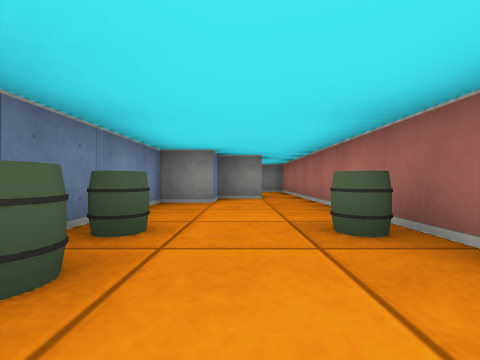
View 1 (above)

24 first-person views from a walk through a cub3D ray-caster map. The camera is about half as high as the walls, looks level and sees 90° across. The floor is counted in squares. Each view is taken from the middle of a square. On the plan, view 1 faces up. The plan holds only what a view shows up to about 9 squares ahead; the rest is blank.

View 2
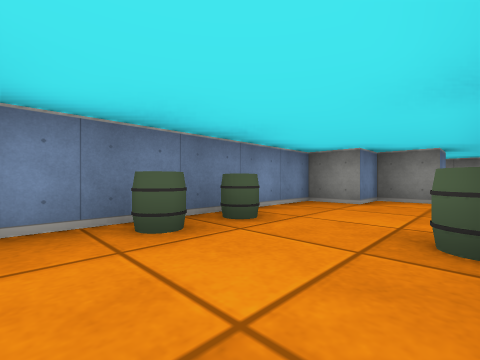

View 3
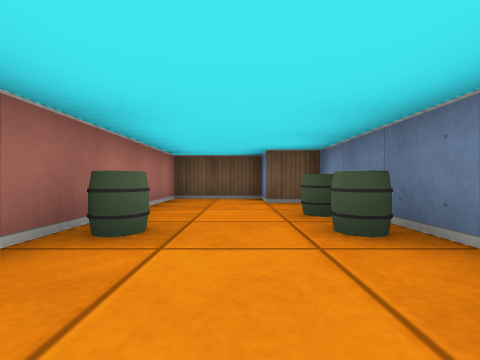

View 4
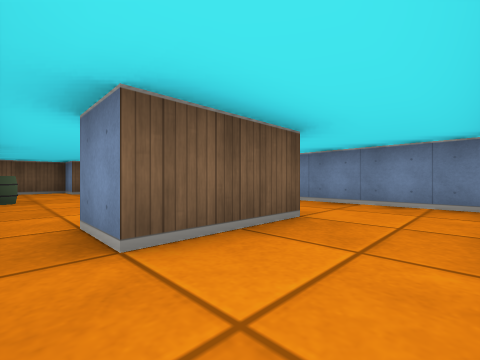

View 5
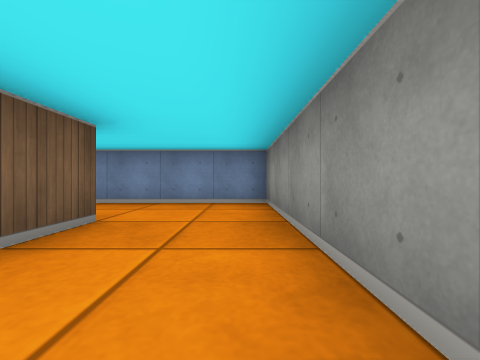

View 6
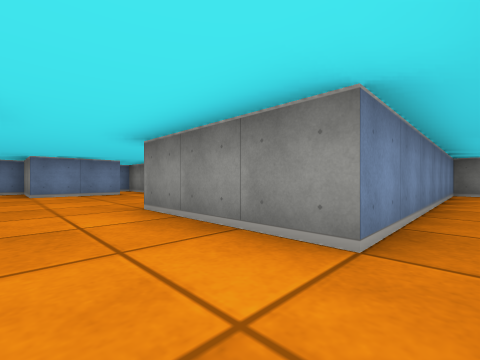

View 7
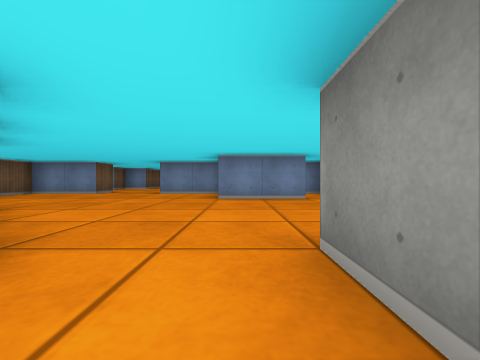

View 8
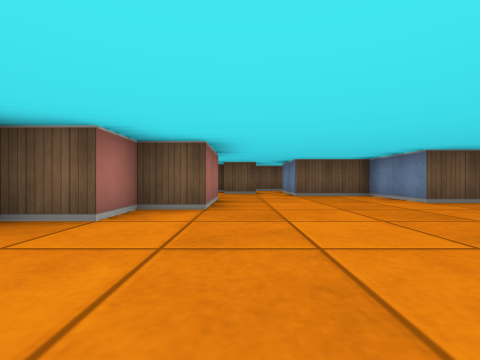

View 9
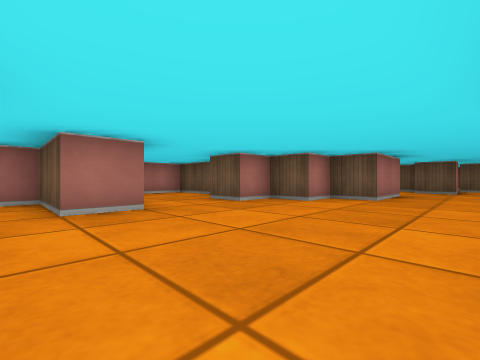

View 10
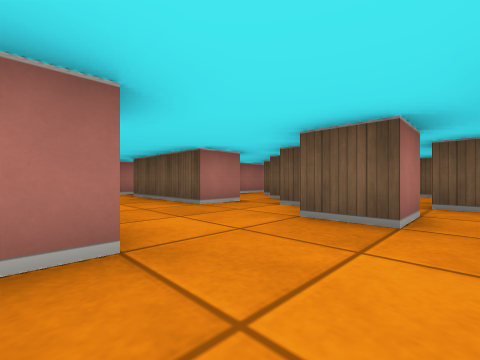

View 11
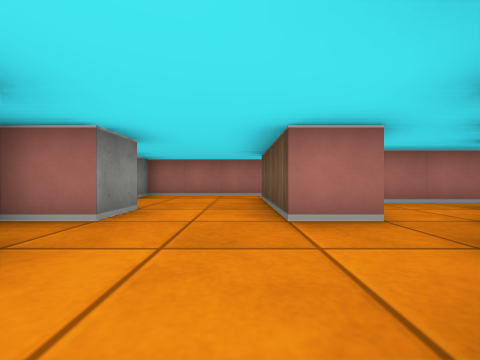

View 12
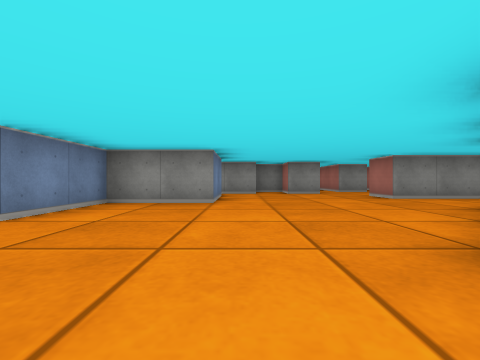

View 13
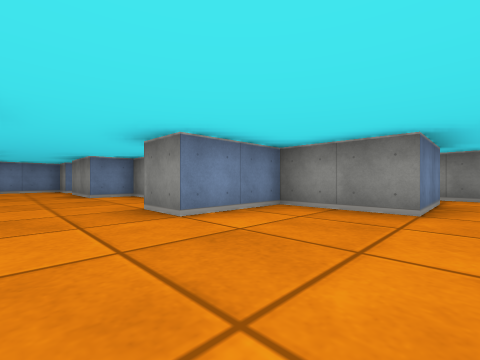

View 14
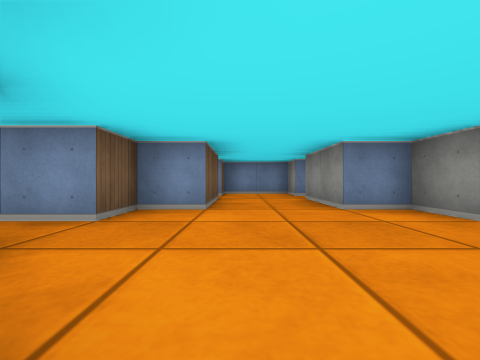

View 15
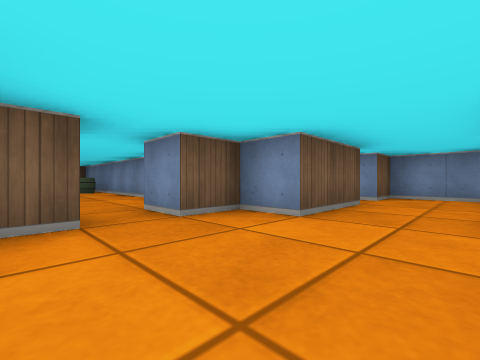

View 16
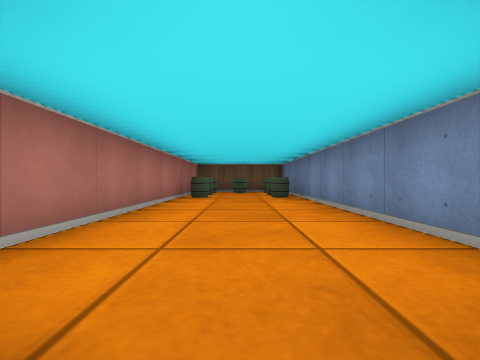

View 17
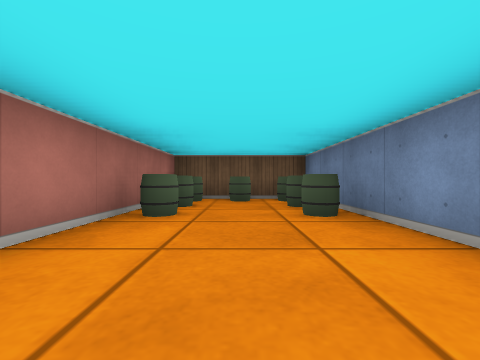

View 18
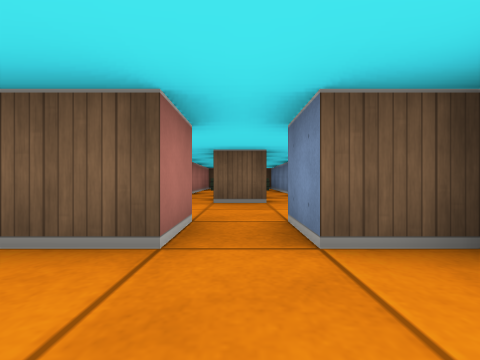

View 19
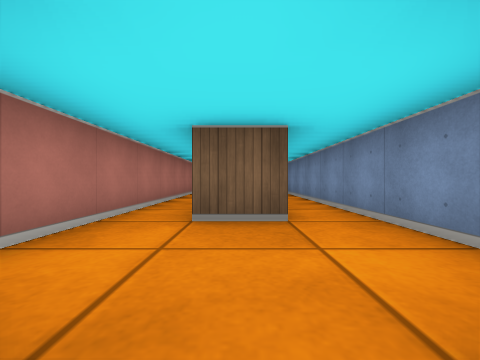

View 20
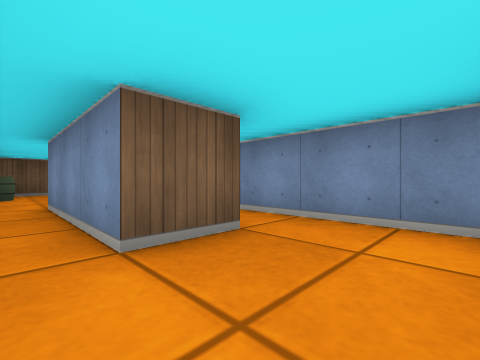

View 21
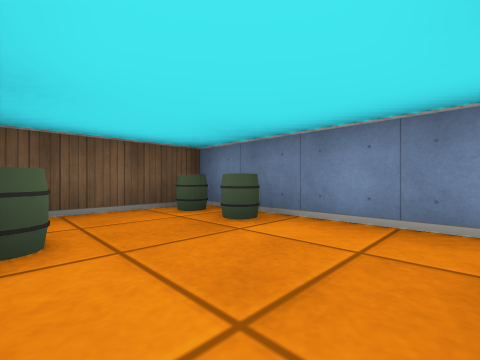

View 22
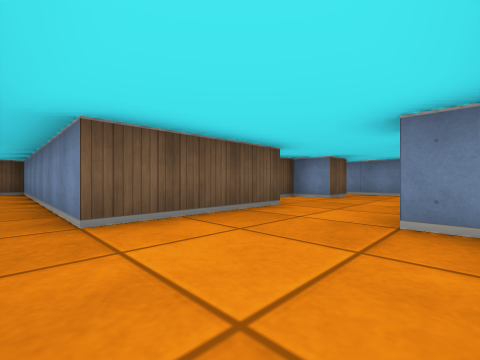

View 23
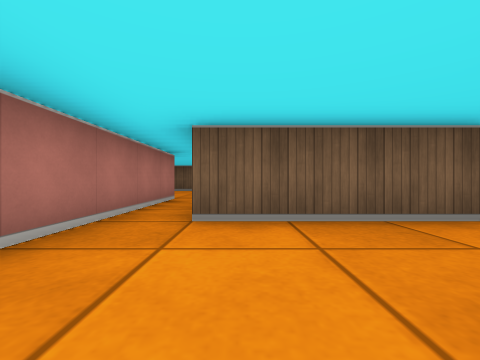

View 24
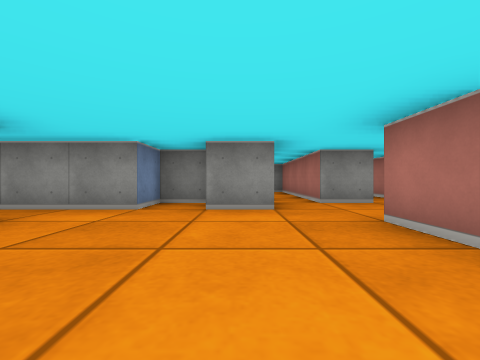

### Floor plan
Ten units are one square. View 1 is at (0, 0); x grows to the right and y downward. Boxes are objects, and circles mark ways between rooms. Rooms are numbered by the first view taken in them; rooms with no view inside come last. Other rooms are left out.
<svg viewBox="-210 -90 230 230">
<path fill="none" stroke="#000" d="M5 -55 -5 -55 -5 -45 -15 -45 -15 5 -5 5 -5 15 15 15 15 -55M-15 -65 5 -65 5 -55M15 -55 15 -85 -35 -85 -35 -15M-85 45 -85 25 -75 25 -75 15 -65 15 -65 5 -55 5M-55 40 -55 45 -65 45 -65 35M-42 15 -25 15 -25 1M-105 -26 -105 -5 -125 -5 -125 15 -135 15M-74 -35 -85 -35 -85 -45 -95 -45 -95 -35 -125 -35 -125 -30M-135 35 -125 35 -125 55 -105 55 -105 74M-65 75 -65 65 -35 65 -35 95M-35 -15 -65 -15 -65 -25M-95 76 -95 65 -85 65 -85 75 -75 75M-65 -45 -65 -55M-25 95 -25 35 -32 35M-145 45 -140 45M-185 35 -165 35 -165 45 -155 45 -155 55M-155 5 -165 5 -165 15 -185 15M-165 65 -165 135 -135 135 -135 65M-195 15 -205 15 -205 35 -195 35M-195 65 -185 65 -185 95M-185 45 -185 35M-205 50 -205 95M-195 35 -195 45M-175 94 -175 55M-175 114 -175 94M-205 95 -205 135 -180 135M-54 -45 -65 -45M-45 -58 -45 -64M-65 -25 -45 -25 -45 -30"/>
<rect x="-15" y="-15" width="10" height="10" fill="#bbb"><title>barrel</title></rect>
<rect x="-15" y="-25" width="10" height="10" fill="#bbb"><title>barrel</title></rect>
<rect x="5" y="-25" width="10" height="10" fill="#bbb"><title>barrel</title></rect>
<rect x="-165" y="125" width="10" height="10" fill="#bbb"><title>barrel</title></rect>
<rect x="-165" y="115" width="10" height="10" fill="#bbb"><title>barrel</title></rect>
<rect x="-165" y="105" width="10" height="10" fill="#bbb"><title>barrel</title></rect>
<rect x="-155" y="125" width="10" height="10" fill="#bbb"><title>barrel</title></rect>
<rect x="-145" y="125" width="10" height="10" fill="#bbb"><title>barrel</title></rect>
<rect x="-145" y="115" width="10" height="10" fill="#bbb"><title>barrel</title></rect>
<rect x="-145" y="105" width="10" height="10" fill="#bbb"><title>barrel</title></rect>
<rect x="-205" y="125" width="10" height="10" fill="#bbb"><title>barrel</title></rect>
<rect x="-205" y="115" width="10" height="10" fill="#bbb"><title>barrel</title></rect>
<rect x="-185" y="115" width="10" height="10" fill="#bbb"><title>barrel</title></rect>
<circle cx="10" cy="-50" r="3" fill="#2a7"/>
<circle cx="-30" cy="-20" r="3" fill="#2a7"/>
<circle cx="-130" cy="25" r="3" fill="#2a7"/>
<circle cx="-60" cy="-35" r="3" fill="#2a7"/>
<circle cx="-150" cy="50" r="3" fill="#2a7"/>
<circle cx="-175" cy="25" r="3" fill="#2a7"/>
<circle cx="-190" cy="40" r="3" fill="#2a7"/>
<circle cx="-190" cy="90" r="3" fill="#2a7"/>
<text x="0" y="-20">1</text>
<text x="-20" y="-60">2</text>
<text x="-80" y="20">3</text>
<text x="-160" y="30">4</text>
<text x="-150" y="90">5</text>
<text x="-200" y="20">6</text>
<text x="-190" y="60">7</text>
<text x="-190" y="110">8</text>
<text x="-50" y="-50">9</text>
</svg>
Room 1 opens to room 2. Room 2 opens to room 3. Room 3 opens to room 4. Room 3 opens to room 9. Room 4 opens to room 5. Room 4 opens to room 6. Room 6 opens to room 7. Room 7 opens to room 8.

Where each view was taken, in squares from view 1:
view 1: 0 up, 0 right, facing up
view 2: 0 up, 1 right, facing up-left
view 3: 4 up, 0 right, facing down
view 4: 8 up, 1 right, facing down-left
view 5: 8 up, 1 right, facing left
view 6: 0 up, 3 left, facing up-left
view 7: 1 up, 5 left, facing left
view 8: 1 up, 9 left, facing down
view 9: 3 up, 10 left, facing down-right
view 10: 4 down, 10 left, facing down-right
view 11: 6 down, 9 left, facing right
view 12: 4 down, 10 left, facing up
view 13: 3 down, 10 left, facing up-left
view 14: 3 down, 13 left, facing left
view 15: 2 down, 14 left, facing down-left
view 16: 5 down, 15 left, facing down
view 17: 8 down, 15 left, facing down
view 18: 2 down, 19 left, facing down
view 19: 4 down, 19 left, facing down
view 20: 5 down, 18 left, facing down-left
view 21: 10 down, 18 left, facing down-left
view 22: 4 down, 3 left, facing down-left
view 23: 4 down, 4 left, facing down
view 24: 0 up, 8 left, facing up
